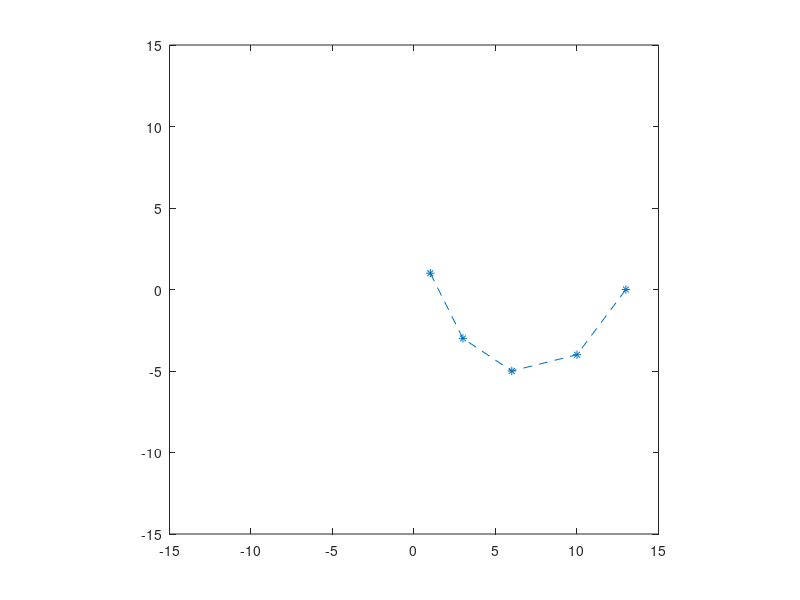

The MATLAB source for this figure: (Note: this script raises an error after producing the figure.)
clear

px = [1 3 6 10 13]; py = [1 -3 -5 -4 0];
plot(px, py, '*--')
axis([-15 15 -15 15]); axis equal
hold on
n=4;

syms t
cx(t) = 0*t; cy(t) = 0*t;

for i=0:n
    b(t) = nchoosek(n, i) * t^i * (1-t)^(n-i);
    cx(t) = cx(t) + px(i+1) * b(t);
    cy(t) = cy(t) + py(i+1) * b(t);
end

fplot(cx, cy, [0 1])

v0 = [n * (px(5)-px(4)), n * (py(5)-py(4))];

rx = [ px(5), 14 ];
ry = [ py(5), 3 ];
plot(rx,ry, '*')

vx = [v0(1), 3];
vy = [v0(2), -2];
quiver( rx(2),ry(2),vx(2),vy(2) )
%%%%%%%%%%%%%%%%%%%%%%%%%%%%%%%%%%%%%%%

t0 = 0;
t1 = 2;
syms a3 a2 a1 a0 t
c(t) = a3 * t^3 + a2 * t^2 + a1 * t + a0;
cd(t) = diff(c, t)

e = [ c(t0) == rx(1), c(t1) == rx(2), cd(t0) == vx(1), cd(t1) == vx(2) ];
m = solve( e, [a3 a2 a1 a0] );
x(t) = subs( c, [a3 a2 a1 a0], [m.a3, m.a2, m.a1, m.a0] );

e = [ c(t0) == ry(1), c(t1) == ry(2), cd(t0) == vy(1), cd(t1) == vy(2) ];
m = solve( e, [a3 a2 a1 a0] );
y(t) = subs( c, [a3 a2 a1 a0], [m.a3, m.a2, m.a1, m.a0] );


fplot(x, y, [t0,t1])
